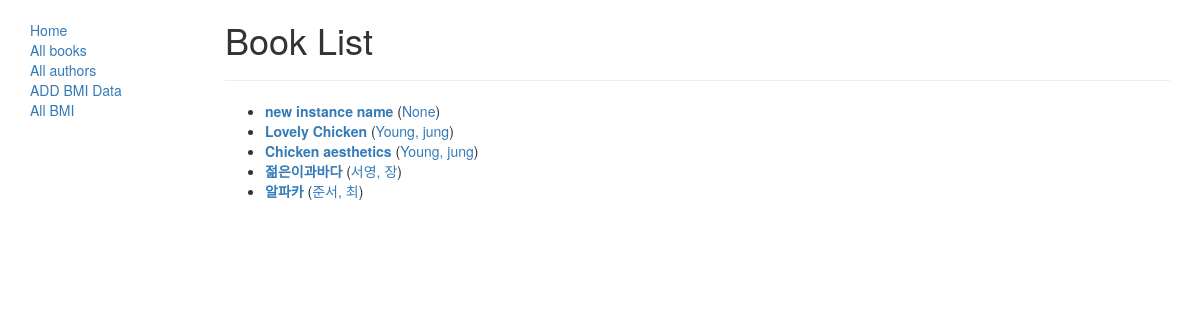
/catalog/books/, run on the app's committed database.
### catalog/models.py (models this page shows, shortened)
class Book(models.Model):
    title = models.CharField(max_length=200)
    summary = models.TextField(max_length=1000)
    isbn = models.CharField(max_length=13)
    author = models.ForeignKey('Author', on_delete = models.SET_NULL, null = True)
    genre = models.ManyToManyField('Genre', help_text='Select a genre for this book')
    language = models.ForeignKey('Language', on_delete = models.SET_NULL, null = True)
    def get_absolute_url(self):
        return reverse('book-detail', args=[str(self.id)])

class Author(models.Model):
    first_name = models.CharField(max_length=100)
    last_name = models.CharField(max_length=100)
    date_of_birth = models.DateField(null=True, blank=True)
    date_of_death = models.DateField(null=True, blank=True)
    class Meta:
        ordering = ['last_name', 'first_name']
    def get_absolute_url(self):
        return reverse('author-detail', args=[str(self.id)])
    def __str__(self):
        return self.first_name + ', ' +self.last_name

### catalog/views.py (the view)
# urls.py: path('books/',views.BookListView.as_view(), name='books'),
class BookListView(generic.ListView):
    model = Book

### catalog/templates/catalog/book_list.html (shortened to what this page needs)
{% extends "base_generic.html"%}
{% block content %}
    <h1>Book List</h1>
    <hr>
    {% if book_list %}
    <ul>
        {% for book in book_list %}
        <li><b><a href="{{ book.get_absolute_url }}">{{book.title}}</a></b> (<a href="{{book.author.get_absolute_url}}">{{book.author}}</a>)</li>
        {% endfor %}
    </ul>
    {% endif %}
{% endblock %}

### data on the page
Book: title "new instance name", author "None"
Book: title "Lovely Chicken", author "Young, jung"
Book: title "Chicken aesthetics", author "Young, jung"
Book: title "젊은이과바다", author "서영, 장"
Book: title "알파카", author "준서, 최"
